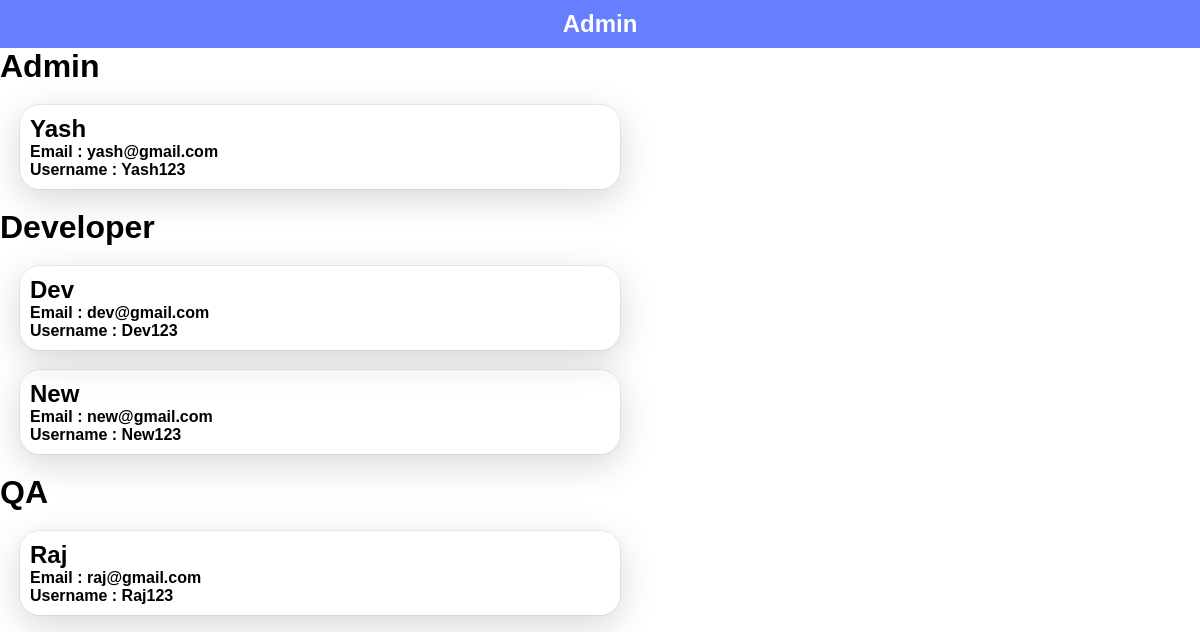
/check_users.php, run on the app's committed database.
### tables this page shows
CREATE TABLE `user` (
  `id` int(5) NOT NULL,
  `type` varchar(3) NOT NULL,
  `name` varchar(50) NOT NULL,
  `email` varchar(50) NOT NULL,
  `username` varchar(25) NOT NULL,
  `password` varchar(25) NOT NULL
);

### check_users.php (the view, shortened to what this page needs)
<!DOCTYPE html>
<html lang="en">
<head>
    <link rel="stylesheet" href="styles.css">
</head>
<body>
    <nav>
        <h1>Admin</h1>
    </nav>
    <h1>Admin</h1>
    <?php
    include "connect.php";
    $sql="SELECT * FROM user WHERE type='ADM'";
$result=mysqli_query($con,$sql) or die("Bad Query: $sql");
while($row=mysqli_fetch_assoc($result)){
echo "<div class='check_users'>";
echo "<h2>{$row['name']}</h2>";
echo "<h4>Email : {$row['email']}</h4>";
echo "<h4>Username  : {$row['username']}</h4>";
echo "</div>";
}
?>
<h1>Developer</h1>
    <?php
    $sql="SELECT * FROM user WHERE type='DEV'";
$result=mysqli_query($con,$sql) or die("Bad Query: $sql");
while($row=mysqli_fetch_assoc($result)){
echo "<div class='check_users'>";
echo "<h2>{$row['name']}</h2>";
echo "<h4>Email : {$row['email']}</h4>";
echo "<h4>Username  : {$row['username']}</h4>";
echo "</div>";
}
?>
<h1>QA</h1>
    <?php
    $sql="SELECT * FROM user WHERE type='QA'";
$result=mysqli_query($con,$sql) or die("Bad Query: $sql");
while($row=mysqli_fetch_assoc($result)){
echo "<div class='check_users'>";
echo "<h2>{$row['name']}</h2>";
echo "<h4>Email : {$row['email']}</h4>";
echo "<h4>Username  : {$row['username']}</h4>";
echo "</div>";
}
?>
</body>
</html>

### styles.css (style rules this page uses)
* { box-sizing: border-box; margin: 0; padding: 0; font-family: 'Poppins', sans-serif; }
nav { width: 100%; background: #677EFF; color: #fff; padding: 10px; text-align: center; display: flex; justify-content: center; align-items: center; }
* { margin: 0; padding: 0; box-sizing: border-box; font-family: "Poppins", sans-serif; }
.check_users { width: 50%; display: flex; flex-direction: column; justify-content: space-between; border-radius: 20px; padding: 10px; margin: 20px; box-shadow: rgba(0, 0, 0, 0.16) 0px 10px 36px 0px, rgba(0, 0, 0, 0.06) 0px 0px 0px 1px; }

### data on the page
user: name "Yash", email "yash@gmail.com", username "Yash123"
user: name "Dev", email "dev@gmail.com", username "Dev123"
user: name "New", email "new@gmail.com", username "New123"
user: name "Raj", email "raj@gmail.com", username "Raj123"
